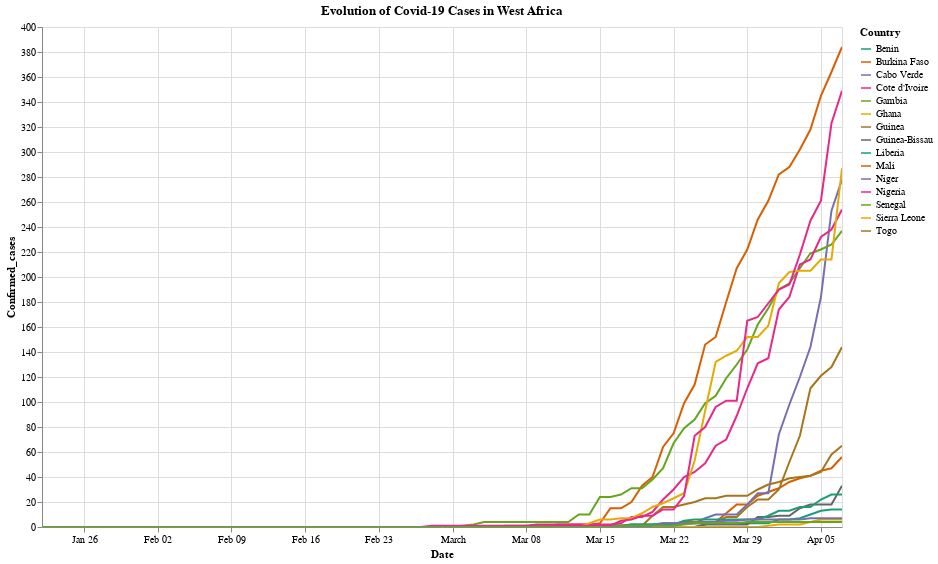

The cell this chart's notebook holds for it:
### Code cell
source = covid_oa.sort_values(by = ['Confirmed_cases'])
alt.Chart(source).mark_line().encode(
    x = 'Date',
    y = 'Confirmed_cases',
    color = alt.Color('Country', scale=alt.Scale(scheme='dark2'))
).properties(width = 800, height=500, title = 'Evolution of Covid-19 Cases in West Africa').interactive()

### Figure 1 — Vega-Lite specification as saved in the notebook (floating-point values rounded to 4 significant figures; data arrays with more than 128 entries replaced by an {"elided": "..."} marker saying what was removed)
{"config": {"view": {"continuousWidth": 400, "continuousHeight": 300}}, "data": {"name": "data-9c1a4316a5191e0cee821fec98e7e483"}, "mark": "line", "encoding": {"color": {"type": "nominal", "field": "Country", "scale": {"scheme": "dark2"}}, "x": {"type": "temporal", "field": "Date"}, "y": {"type": "quantitative", "field": "Confirmed_cases"}}, "height": 500, "selection": {"selector001": {"type": "interval", "bind": "scales", "encodings": ["x", "y"]}}, "title": "Evolution of Covid-19 Cases in West Africa", "width": 800, "$schema": "https://vega.github.io/schema/vega-lite/v4.0.2.json", "datasets": {"data-9c1a4316a5191e0cee821fec98e7e483": {"elided": "1155 records"}}}
